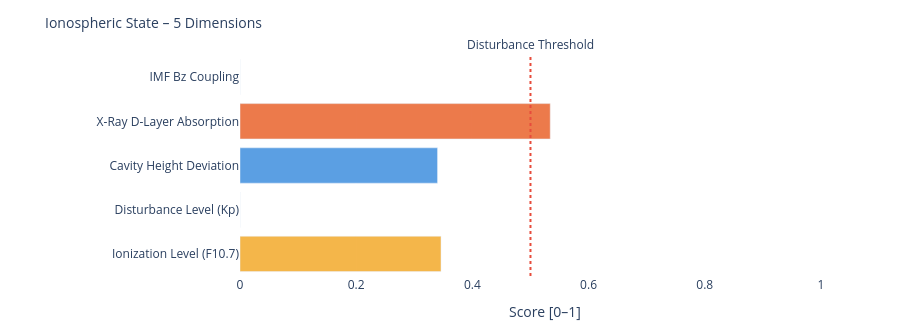

The code cell stored with this chart in its notebook:
### Markdown cell above
---
### 📐 Systemic Insight: Geometric Cavity vs. Real Schumann Resonance

**Relevant for:** Layer 6 = delta analysis &nbsp;|&nbsp; Layer 7 = feature vector / system interpretation

A cavity height change from 80 km to 70 km shifts the **idealized geometric frequencies** only minimally:

| Modus | Aktuell | Referenz | Δ |
|-------|---------|----------|---|
| SR-1 | 10.4762 Hz | 10.4599 Hz | +16 mHz |
| SR-2 | 18.1452 Hz | 18.1171 Hz | +28 mHz |
| SR-3 | 25.6612 Hz | 25.6215 Hz | +40 mHz |
| SR-4 | 33.1285 Hz | 33.0772 Hz | +51 mHz |

The geometric effect is limited because 10 km is very small compared to Earth's radius (~6371 km).

**Consequence:** Real Schumann deviations are likely driven more strongly by **conductivity, damping, day/night structure, lightning distribution and source geometry** than by pure cavity height.

---

**Layer 6 compares:**
```
geometric Δ from Layer 4  vs.  observed Δ from real Schumann measurement data
```

**Layer 7 Feature:**
```
If real Δ >> geometric Δ  →  non-geometric factors dominant
```

### Code cell
# ============================================================
# IONOSPHERIC STATE – Summary gauge
# Five dimensions: ionization, disturbance, cavity height, X-Ray, Bz coupling
# ============================================================

def norm(v, lo, hi):
    if v is None: return None
    return round(max(0.0, min(1.0, (v - lo) / (hi - lo))), 3)

# Ionization level (F10.7 → F2-Layer)
ioniz = norm(f107_val, 60, 250)

# Disturbance level (Kp → E/F-Layer irregularities)
disturb = norm(kp_val, 0, 9)

# Cavity height deviation from reference (80 km)
h_dev = norm(abs(h_eff - 80), 0, 20)

# X-Ray ionization (D-Layer absorption)
xray_ioniz = None
if xray_now is not None:
    xray_ioniz = norm(math.log10(max(xray_now, 1e-9)) + 9, 0, 5)

# Bz coupling (southward Bz → stronger magnetosphere-ionosphere coupling)
bz_coupling = norm(-(bz_now or 0), -5, 30) if bz_now is not None else None

dims = [
    ('Ionization Level (F10.7)',    ioniz,      '#F2A623'),
    ('Disturbance Level (Kp)',      disturb,    '#7F77DD'),
    ('Cavity Height Deviation',     h_dev,      '#378ADD'),
    ('X-Ray D-Layer Absorption',    xray_ioniz, '#E85D24'),
    ('IMF Bz Coupling',             bz_coupling,'#534AB7'),
]

fig = go.Figure()
for name, val, col in dims:
    if val is not None:
        h = int(val * 20)
        bar = '█' * h + '░' * (20 - h)
        label = f'{name}:  {bar}  {val:.3f}'
    else:
        label = f'{name}:  {"─" * 20}  n/a'
    fig.add_trace(go.Bar(
        x=[val if val is not None else 0],
        y=[name],
        orientation='h',
        marker_color=col, opacity=0.82,
        showlegend=False
    ))

fig.add_vline(x=0.5, line_dash='dot', line_color='#e74c3c',
              annotation_text='Disturbance Threshold', annotation_position='top')
fig.update_layout(
    title=dict(text='Ionospheric State – 5 Dimensions', font=dict(size=14)),
    xaxis=dict(title='Score [0–1]', range=[0, 1.05]),
    height=330, plot_bgcolor='rgba(0,0,0,0)', paper_bgcolor='rgba(0,0,0,0)',
    margin=dict(l=240, r=50, t=55, b=40)
)
fig.show()

print(f'\nIonospheric state:')
for name, val, _ in dims:
    print(f'  {name:<35} {val:.3f}' if val is not None else f'  {name:<35} n/a')

### Figure 1 — Plotly figure (JSON) as saved in the notebook; plotly's stock layout.template omitted (floating-point values rounded to 4 significant figures)
{"data": [{"marker": {"color": "#F2A623"}, "opacity": 0.82, "orientation": "h", "showlegend": false, "type": "bar", "x": [0.346], "y": ["Ionization Level (F10.7)"]}, {"marker": {"color": "#7F77DD"}, "opacity": 0.82, "orientation": "h", "showlegend": false, "type": "bar", "x": [0.0], "y": ["Disturbance Level (Kp)"]}, {"marker": {"color": "#378ADD"}, "opacity": 0.82, "orientation": "h", "showlegend": false, "type": "bar", "x": [0.34], "y": ["Cavity Height Deviation"]}, {"marker": {"color": "#E85D24"}, "opacity": 0.82, "orientation": "h", "showlegend": false, "type": "bar", "x": [0.534], "y": ["X-Ray D-Layer Absorption"]}, {"marker": {"color": "#534AB7"}, "opacity": 0.82, "orientation": "h", "showlegend": false, "type": "bar", "x": [0.0], "y": ["IMF Bz Coupling"]}], "layout": {"annotations": [{"showarrow": false, "text": "Disturbance Threshold", "x": 0.5, "xanchor": "center", "xref": "x", "y": 1, "yanchor": "bottom", "yref": "y domain"}], "height": 330, "margin": {"b": 40, "l": 240, "r": 50, "t": 55}, "paper_bgcolor": "rgba(0,0,0,0)", "plot_bgcolor": "rgba(0,0,0,0)", "shapes": [{"line": {"color": "#e74c3c", "dash": "dot"}, "type": "line", "x0": 0.5, "x1": 0.5, "xref": "x", "y0": 0, "y1": 1, "yref": "y domain"}], "title": {"font": {"size": 14}, "text": "Ionospheric State – 5 Dimensions"}, "xaxis": {"range": [0, 1.05], "title": {"text": "Score [0–1]"}}}}
